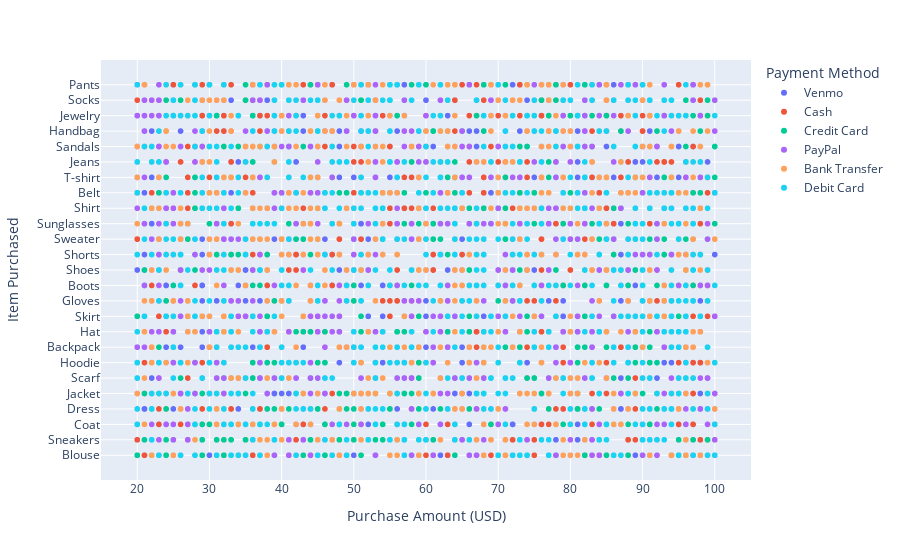

Write notebook code for a chart like this one.
### Code cell
px.scatter(df, x='Purchase Amount (USD)', y='Item Purchased', color='Payment Method',
                  title='')

### Figure 1 — Plotly figure (JSON) as saved in the notebook; plotly's stock layout.template omitted (floating-point values rounded to 4 significant figures; data arrays with more than 128 entries replaced by an {"elided": "..."} marker saying what was removed)
{"data": [{"hovertemplate": "Payment Method=Venmo<br>Purchase Amount (USD)=%{x}<br>Item Purchased=%{y}<extra></extra>", "legendgroup": "Venmo", "marker": {"color": "#636efa", "symbol": "circle"}, "mode": "markers", "name": "Venmo", "showlegend": true, "type": "scattergl", "x": {"elided": "634 int values"}, "xaxis": "x", "y": {"elided": "634 str values"}, "yaxis": "y"}, {"hovertemplate": "Payment Method=Cash<br>Purchase Amount (USD)=%{x}<br>Item Purchased=%{y}<extra></extra>", "legendgroup": "Cash", "marker": {"color": "#EF553B", "symbol": "circle"}, "mode": "markers", "name": "Cash", "showlegend": true, "type": "scattergl", "x": {"elided": "670 int values"}, "xaxis": "x", "y": {"elided": "670 str values"}, "yaxis": "y"}, {"hovertemplate": "Payment Method=Credit Card<br>Purchase Amount (USD)=%{x}<br>Item Purchased=%{y}<extra></extra>", "legendgroup": "Credit Card", "marker": {"color": "#00cc96", "symbol": "circle"}, "mode": "markers", "name": "Credit Card", "showlegend": true, "type": "scattergl", "x": {"elided": "671 int values"}, "xaxis": "x", "y": {"elided": "671 str values"}, "yaxis": "y"}, {"hovertemplate": "Payment Method=PayPal<br>Purchase Amount (USD)=%{x}<br>Item Purchased=%{y}<extra></extra>", "legendgroup": "PayPal", "marker": {"color": "#ab63fa", "symbol": "circle"}, "mode": "markers", "name": "PayPal", "showlegend": true, "type": "scattergl", "x": {"elided": "677 int values"}, "xaxis": "x", "y": {"elided": "677 str values"}, "yaxis": "y"}, {"hovertemplate": "Payment Method=Bank Transfer<br>Purchase Amount (USD)=%{x}<br>Item Purchased=%{y}<extra></extra>", "legendgroup": "Bank Transfer", "marker": {"color": "#FFA15A", "symbol": "circle"}, "mode": "markers", "name": "Bank Transfer", "showlegend": true, "type": "scattergl", "x": {"elided": "612 int values"}, "xaxis": "x", "y": {"elided": "612 str values"}, "yaxis": "y"}, {"hovertemplate": "Payment Method=Debit Card<br>Purchase Amount (USD)=%{x}<br>Item Purchased=%{y}<extra></extra>", "legendgroup": "Debit Card", "marker": {"color": "#19d3f3", "symbol": "circle"}, "mode": "markers", "name": "Debit Card", "showlegend": true, "type": "scattergl", "x": {"elided": "636 int values"}, "xaxis": "x", "y": {"elided": "636 str values"}, "yaxis": "y"}], "layout": {"legend": {"title": {"text": "Payment Method"}, "tracegroupgap": 0}, "margin": {"t": 60}, "xaxis": {"anchor": "y", "domain": [0, 1], "title": {"text": "Purchase Amount (USD)"}}, "yaxis": {"anchor": "x", "domain": [0, 1], "title": {"text": "Item Purchased"}}}}
